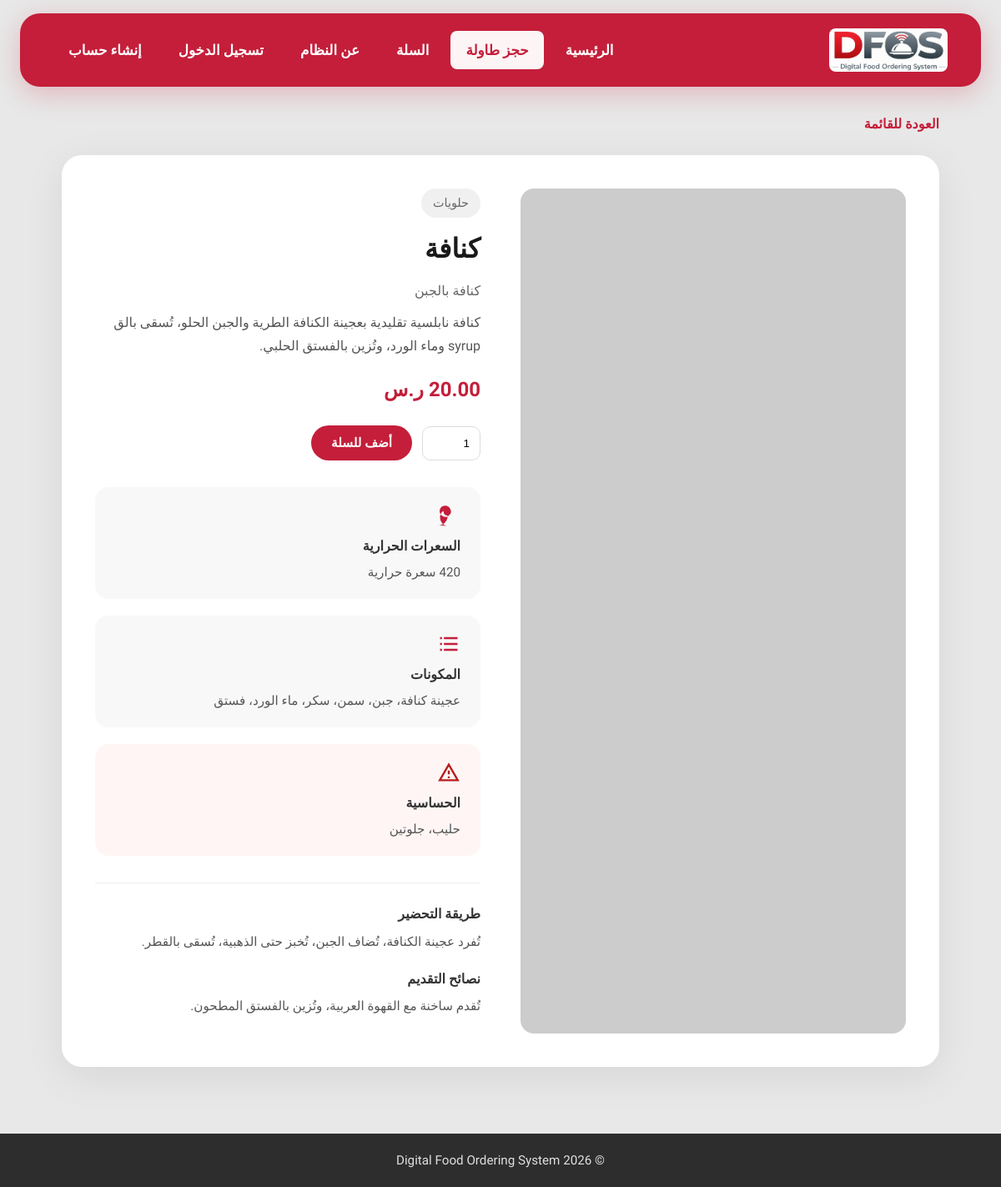
Page /product_detail.php?id=10 on the committed database.
### tables this page shows
CREATE TABLE IF NOT EXISTS foods (
    id INT AUTO_INCREMENT PRIMARY KEY,
    name VARCHAR(100) NOT NULL,
    description TEXT,
    price DECIMAL(10,2) NOT NULL,
    category_id INT NOT NULL,
    image VARCHAR(255) DEFAULT NULL,
    calories INT DEFAULT NULL,
    ingredients TEXT DEFAULT NULL,
    allergens TEXT DEFAULT NULL,
    created_at TIMESTAMP DEFAULT CURRENT_TIMESTAMP,
    FOREIGN KEY (category_id) REFERENCES categories(id) ON DELETE CASCADE
);

CREATE TABLE IF NOT EXISTS categories (
    id INT AUTO_INCREMENT PRIMARY KEY,
    name VARCHAR(100) NOT NULL,
    created_at TIMESTAMP DEFAULT CURRENT_TIMESTAMP
);

### product_detail.php (the view, shortened to what this page needs)
<?php
require_once 'config/database.php';
$id = isset($_GET['id']) ? (int)$_GET['id'] : 0;
$stmt = $conn->prepare("SELECT f.*, c.name as category_name FROM foods f
    LEFT JOIN categories c ON f.category_id = c.id WHERE f.id = ?");
$stmt->bind_param("i", $id);
$stmt->execute();
$food = $stmt->get_result()->fetch_assoc();
$specificFoodImages = [
    'بسبوسة' => 'https://i.pinimg.com/736x/d2/76/b2/d276b297f4e90cd5b28b084f5dc1d276.jpg',
    'كنافة' => 'https://www.atyabtabkha.com/tachyon/sites/2/2022/09/kunafa-1.jpg',
    'قهوة عربية' => 'https://kitchen.sayidaty.net/uploads/small/c0/c02473ef8ea1509755391a8bbd6de8c1_w750_h500.jpg',
    'شاي أخضر' => 'https://daiohs-s.com/theme/tmr_simple/img/top/service_02.jpg',
];
$foodImages = [
    1 => 'https://images.unsplash.com/photo-1621506289937-a8e4df240d0b?w=600&q=80',
    2 => 'https://images.unsplash.com/photo-1600271886742-f049cd451bba?w=600&q=80',
    3 => $specificFoodImages['قهوة عربية'],
    4 => 'https://images.unsplash.com/photo-1564890369478-c89ca6d9cde9?w=600&q=80',
    5 => 'https://images.unsplash.com/photo-1568901346375-23c9450c58cd?w=600&q=80',
    6 => 'https://images.unsplash.com/photo-1598103442097-8b74394b95c6?w=600&q=80',
    7 => 'https://images.unsplash.com/photo-1565299624946-b28f40a0ae38?w=600&q=80',
    8 => 'https://images.unsplash.com/photo-1546793665-c74683f339c1?w=600&q=80',
    9 => 'https://images.unsplash.com/photo-1573080496219-bb080dd4f877?w=600&q=80',
    10 => $specificFoodImages['كنافة'],
    11 => $specificFoodImages['بسبوسة'],
    12 => $specificFoodImages['شاي أخضر'],
];
$imgUrl = isset($specificFoodImages[$food['name']]) ? $specificFoodImages[$food['name']] : (!empty($food['image']) && file_exists('assets/images/' . $food['image']) ? 'assets/images/' . $food['image'] : ($foodImages[$food['id']] ?? 'https://placehold.co/600x400/e8e8e8/999?text=+'));
$extra = $productExtras[$food['name']] ?? [];
$fallbackNutrition = [
    'عصير برتقال' => ['calories' => 112, 'ingredients' => 'برتقال طازج، ماء، سكر', 'allergens' => null],
    'عصير مانجو' => ['calories' => 130, 'ingredients' => 'مانجو، ماء، سكر', 'allergens' => null],
    'قهوة عربية' => ['calories' => 5, 'ingredients' => 'بن عربي، ماء، هيل، زعفران', 'allergens' => null],
    'شاي بالنعناع' => ['calories' => 2, 'ingredients' => 'شاي أخضر، نعناع طازج، ماء', 'allergens' => null],
    'برجر لحم' => ['calories' => 650, 'ingredients' => 'لحم بقري، خبز، خس، طماطم، جبن، صلصة', 'allergens' => 'جلوتين، حليب'],
    'دجاج مشوي' => ['calories' => 450, 'ingredients' => 'دجاج، بهارات، زيت زيتون', 'allergens' => null],
    'بيتزا مارجريتا' => ['calories' => 680, 'ingredients' => 'عجينة، جبن موزاريلا، صلصة طماطم، ريحان', 'allergens' => 'جلوتين، حليب'],
    'سلطة سيزر' => ['calories' => 350, 'ingredients' => 'خس، جبن بارميزان، خبز محمص، صلصة سيزر', 'allergens' => 'جلوتين، حليب، بيض'],
    'بطاطس مقلية' => ['calories' => 365, 'ingredients' => 'بطاطس، زيت نباتي، ملح', 'allergens' => null],
    'كنافة' => ['calories' => 420, 'ingredients' => 'عجينة كنافة، جبن، سمن، سكر، ماء الورد، فستق', 'allergens' => 'حليب، جلوتين'],
    'بسبوسة' => ['calories' => 380, 'ingredients' => 'سميد، سكر، عسل، زبدة، جوز هند، ماء الورد', 'allergens' => 'جوز، جلوتين'],
    'شاي أخضر' => ['calories' => 2, 'ingredients' => 'أوراق شاي أخضر، ماء', 'allergens' => null],
];
$fb = $fallbackNutrition[$food['name']] ?? [];
$food['calories'] = $food['calories'] ?? $fb['calories'] ?? null;
$food['ingredients'] = $food['ingredients'] ?? $fb['ingredients'] ?? null;
$food['allergens'] = isset($food['allergens']) && $food['allergens'] !== '' ? $food['allergens'] : ($fb['allergens'] ?? null);
include 'includes/header.php';
?>
<section class="product-detail-section">
    <a href="index.php" class="back-to-menu">العودة للقائمة</a>
    <div class="product-detail-layout">
        <div class="product-detail-image">
            <img src="<?php echo htmlspecialchars($imgUrl); ?>" alt="<?php echo htmlspecialchars($food['name']); ?>" onerror="this.src='https://placehold.co/600x400/e8e8e8/999?text=+'">
        </div>
        <div class="product-detail-info">
            <span class="product-category"><?php echo htmlspecialchars($food['category_name'] ?? ''); ?></span>
            <h1 class="product-title"><?php echo htmlspecialchars($food['name']); ?></h1>
            <p class="product-description"><?php echo htmlspecialchars($food['description'] ?? ''); ?></p>
            <?php if (!empty($extra['full_desc'])): ?>
                <p class="product-full-desc"><?php echo htmlspecialchars($extra['full_desc']); ?></p>
            <?php endif; ?>
            <p class="product-price"><?php echo number_format($food['price'], 2); ?> ر.س</p>
            <form method="POST" action="add_to_cart.php" class="product-add-form">
                <input type="number" name="quantity" value="1" min="1" class="product-qty">
                <button type="submit" class="add-to-cart-btn">أضف للسلة</button>
            </form>
            <div class="product-info-cards">
                <div class="info-card">
                    <span class="info-card-icon"></span>
                    <h3>السعرات الحرارية</h3>
                    <p><?php echo $food['calories'] ? number_format((int)$food['calories']) . ' سعرة حرارية' : 'غير متوفر'; ?></p>
                </div>
                <div class="info-card">
                    <span class="info-card-icon"><svg xmlns="http://www.w3.org/2000/svg" width="24" height="24" viewBox="0 0 24 24" fill="currentColor"><path d="M3 5h2v2H3V5zm0 6h2v2H3v-2zm0 6h2v2H3v-2zm4-12h14v2H7V5zm0 6h14v2H7v-2zm0 6h14v2H7v-2z"/></svg></span>
                    <h3>المكونات</h3>
                    <p><?php echo !empty($food['ingredients']) ? htmlspecialchars($food['ingredients']) : 'غير متوفر'; ?></p>
                </div>
                <div class="info-card <?php echo !empty($food['allergens']) ? 'has-allergens' : ''; ?>">
                    <span class="info-card-icon"><svg xmlns="http://www.w3.org/2000/svg" width="24" height="24" viewBox="0 0 24 24" fill="currentColor"><path d="M12 2L1 21h22L12 2zm0 3.99L19.53 19H4.47L12 5.99zM11 10v4h2v-4h-2zm0 6v2h2v-2h-2z"/></svg></span>
                    <h3>الحساسية</h3>
                    <p><?php echo !empty($food['allergens']) ? htmlspecialchars($food['allergens']) : 'لا توجد مسببات حساسية معروفة'; ?></p>
                </div>
            </div>
            <?php if (!empty($extra['prep']) || !empty($extra['tips'])): ?>
            <div class="product-extra-content">
                <?php if (!empty($extra['prep'])): ?>
                <div class="extra-block">
                    <h4>طريقة التحضير</h4>
                    <p><?php echo htmlspecialchars($extra['prep']); ?></p>
                </div>
                <?php endif; ?>
                <?php if (!empty($extra['tips'])): ?>
                <div class="extra-block">
                    <h4>نصائح التقديم</h4>
                    <p><?php echo htmlspecialchars($extra['tips']); ?></p>
                </div>
                <?php endif; ?>
            </div>
            <?php endif; ?>
        </div>
    </div>
</section>
<?php include 'includes/footer.php'; ?>

### assets/css/style.css (style rules this page uses)
* { margin: 0; padding: 0; box-sizing: border-box; }
body { font-family: 'IBM Plex Sans Arabic', sans-serif; background: #e8e8e8; color: #1a1a1a; line-height: 1.6; min-height: 100vh; display: flex; flex-direction: column; }
.add-to-cart-btn, .add-cart-form button { padding: 12px 24px; background: #c41e3a; color: white; border: none; border-radius: 50px; cursor: pointer; font-weight: 700; font-size: 0.95rem; font-family: inherit; transition: background 0.2s, transform 0.15s; }
.product-detail-section { max-width: 1100px; margin: 32px auto 48px; padding: 0 24px; }
.back-to-menu { display: inline-block; color: #c41e3a; text-decoration: none; font-weight: 600; margin-bottom: 24px; }
.product-detail-layout { display: grid; grid-template-columns: 1fr 1fr; gap: 48px; background: white; padding: 40px; border-radius: 24px; box-shadow: 0 12px 48px rgba(0,0,0,0.08); }
.product-detail-image { border-radius: 16px; overflow: hidden; }
.product-detail-image img { width: 100%; height: 100%; object-fit: cover; min-height: 320px; }
.product-category { display: inline-block; background: #f0f0f0; padding: 6px 14px; border-radius: 50px; font-size: 0.9rem; color: #666; margin-bottom: 12px; }
.product-title { font-size: 2rem; font-weight: 700; margin-bottom: 12px; color: #1a1a1a; }
.product-description { color: #666; margin-bottom: 12px; line-height: 1.6; }
.product-full-desc { color: #555; margin-bottom: 20px; line-height: 1.7; font-size: 1rem; }
.product-extra-content { margin-top: 32px; padding-top: 24px; border-top: 1px solid #eee; }
.extra-block { margin-bottom: 20px; }
.extra-block h4 { font-size: 1rem; font-weight: 700; color: #333; margin-bottom: 8px; display: flex; align-items: center; gap: 8px; }
.extra-block p { color: #555; font-size: 0.95rem; line-height: 1.6; margin: 0; }
.product-price { font-size: 1.5rem; font-weight: 700; color: #c41e3a; margin-bottom: 24px; }
.product-add-form { display: flex; gap: 12px; align-items: center; margin-bottom: 32px; }
.product-qty { width: 70px; padding: 12px; border: 1px solid #ddd; border-radius: 10px; }
.product-info-cards { display: flex; flex-direction: column; gap: 20px; }
.info-card { background: #f8f8f8; padding: 20px 24px; border-radius: 16px; }
.info-card.has-allergens { background: #fff5f5; }
.info-card-icon { display: block; margin-bottom: 10px; color: #c41e3a; }
.info-card-icon svg { width: 28px; height: 28px; vertical-align: middle; }
.info-card.has-allergens .info-card-icon { color: #b71c1c; }
.info-card h3 { font-size: 1rem; font-weight: 700; color: #333; margin-bottom: 6px; }
.info-card p { color: #555; font-size: 0.95rem; line-height: 1.6; margin: 0; }

### rows in the picture
foods: category.name "حلويات", name "كنافة", description "كنافة بالجبن", name "كنافة نابلسية تقليدية بعجينة الكنافة الطرية والجبن الحلو، تُسقى بالق syrup وماء الورد، وتُزين بالفستق الحلبي.", price "20.00", ingredients "عجينة كنافة، جبن، سمن، سكر، ماء الورد، فستق", allergens "حليب، جلوتين", name "تُفرد عجينة الكنافة، تُضاف الجبن، تُخبز حتى الذهبية، تُسقى بالقطر.", name "تُقدم ساخنة مع القهوة العربية، وتُزين بالفستق المطحون."
